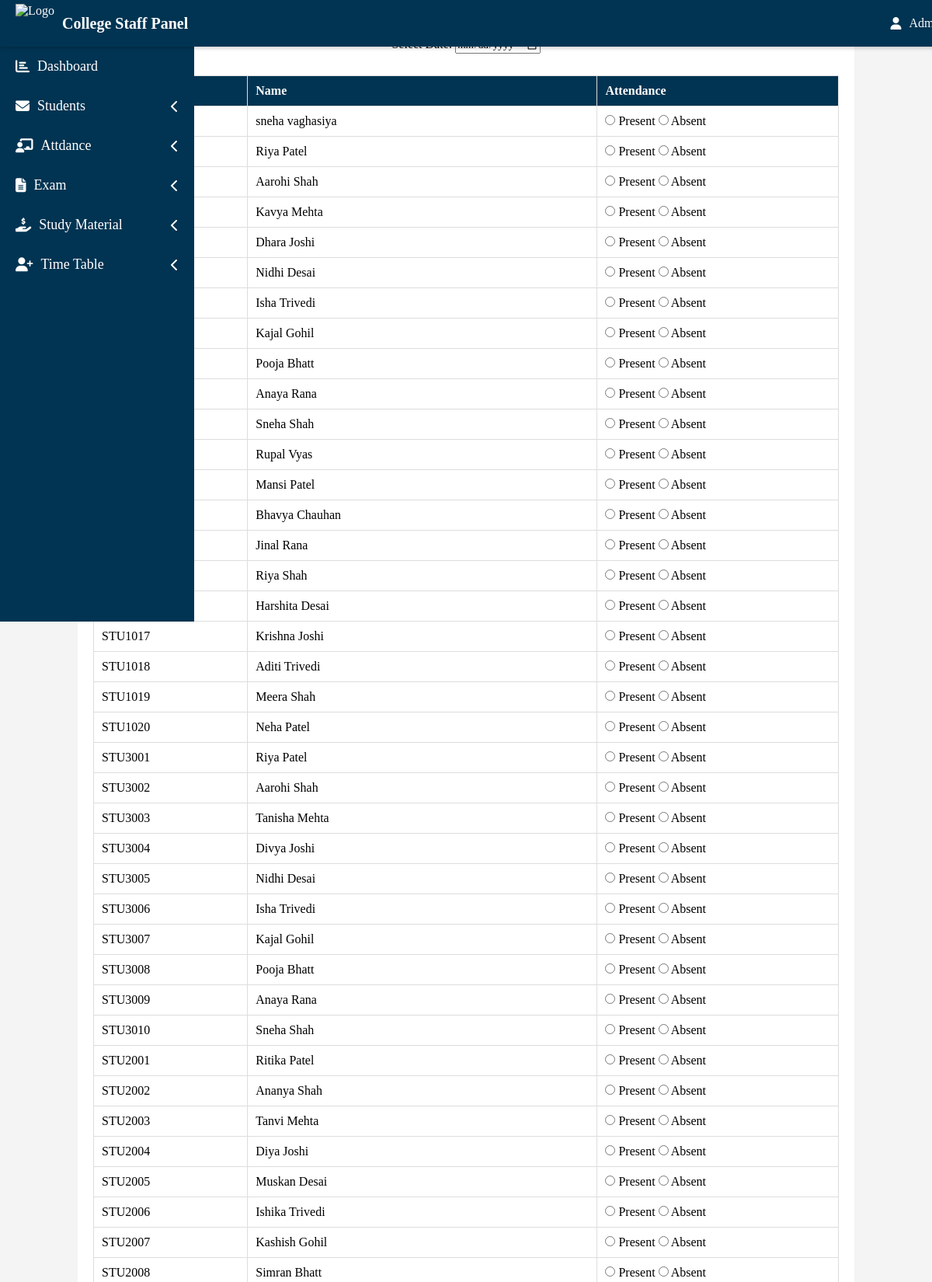
Page /collegestaff/staff_attendance.php (upper part) on the committed database.
### tables this page shows
CREATE TABLE `cstudents` (
  `id` int(11) NOT NULL,
  `student_id` varchar(10) DEFAULT NULL,
  `name` varchar(100) NOT NULL,
  `email` varchar(100) NOT NULL,
  `phone` varchar(15) NOT NULL,
  `course` varchar(50) NOT NULL,
  `semester` int(11) NOT NULL,
  `dob` date NOT NULL,
  `status` enum('Pending','Approved') DEFAULT 'Pending'
);

### collegestaff/staff_attendance.php (the view, shortened to what this page needs)
<!DOCTYPE html>
<html lang="en">
<head>
</head>
<body>
<?php include ('include/side.php') ?>
<div class="container">
    <h2>Mark Student Attendance</h2>
    <form method="post">
        <label>Select Date:</label>
        <input type="date" name="date" required><br><br>
        <table>
            <tr>
                <th>Student ID</th>
                <th>Name</th>
                <th>Attendance</th>
            </tr>
            <?php
            $students = mysqli_query($conn, "SELECT student_id, name FROM cstudents");
            while ($row = mysqli_fetch_assoc($students)) {
                echo "<tr>
                        <td>{$row['student_id']}</td>
                        <td>{$row['name']}</td>
                        <td>
                            <input type='radio' name='attendance[{$row['student_id']}]' value='Present' required> Present
                            <input type='radio' name='attendance[{$row['student_id']}]' value='Absent'> Absent
                        </td>
                      </tr>";
            }
            ?>
        </table>
        <br>
    </form>
</div>
</body>
</html>

### collegestaff/staff_attendance.php (style rules this page uses)
body { font-family: Arial, sans-serif; text-align: center; background-color: #f4f4f4; }
.container { width: 80%; margin: auto; background: white; padding: 20px; border-radius: 8px; }
table { width: 100%; border-collapse: collapse; margin-top: 10px; }
th, td { border: 1px solid #ddd; padding: 10px; text-align: left; }
th { background: #003452; color: white; }

### collegestaff/include/side.php (style rules this page uses)
* { margin: 0; padding: 0; font-family: times new roman; }

### rows in the picture
cstudents: name "sneha vaghasiya"
cstudents: name "Riya Patel"
cstudents: name "Aarohi Shah"
cstudents: name "Kavya Mehta"
cstudents: name "Dhara Joshi"
cstudents: name "Nidhi Desai"
cstudents: name "Isha Trivedi"
cstudents: name "Kajal Gohil"
cstudents: name "Pooja Bhatt"
cstudents: name "Anaya Rana"
cstudents: name "Sneha Shah"
cstudents: name "Rupal Vyas"
cstudents: name "Mansi Patel"
cstudents: name "Bhavya Chauhan"
cstudents: name "Jinal Rana"
cstudents: name "Riya Shah"
cstudents: name "Harshita Desai"
cstudents: student "STU1017", name "Krishna Joshi"
cstudents: student "STU1018", name "Aditi Trivedi"
cstudents: student "STU1019", name "Meera Shah"
cstudents: student "STU1020", name "Neha Patel"
cstudents: student "STU3001", name "Riya Patel"
cstudents: student "STU3002", name "Aarohi Shah"
cstudents: student "STU3003", name "Tanisha Mehta"
cstudents: student "STU3004", name "Divya Joshi"
cstudents: student "STU3005", name "Nidhi Desai"
cstudents: student "STU3006", name "Isha Trivedi"
cstudents: student "STU3007", name "Kajal Gohil"
cstudents: student "STU3008", name "Pooja Bhatt"
cstudents: student "STU3009", name "Anaya Rana"
cstudents: student "STU3010", name "Sneha Shah"
cstudents: student "STU2001", name "Ritika Patel"
cstudents: student "STU2002", name "Ananya Shah"
cstudents: student "STU2003", name "Tanvi Mehta"
cstudents: student "STU2004", name "Diya Joshi"
cstudents: student "STU2005", name "Muskan Desai"
cstudents: student "STU2006", name "Ishika Trivedi"
cstudents: student "STU2007", name "Kashish Gohil"
cstudents: student "STU2008", name "Simran Bhatt"
